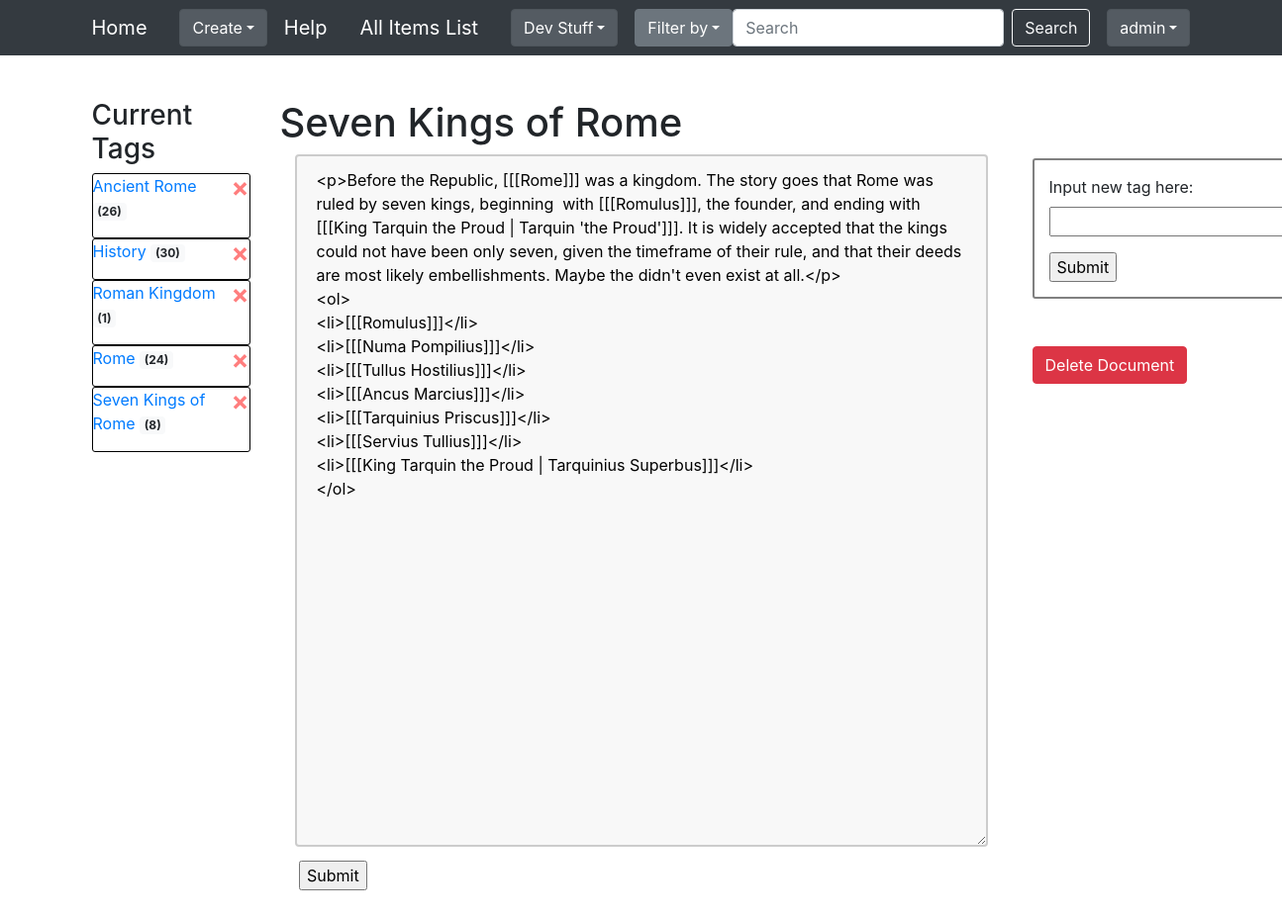
Before: /notesfromxml/document/Seven Kings of Rome/editdoc/ (signed in) with the older database file.
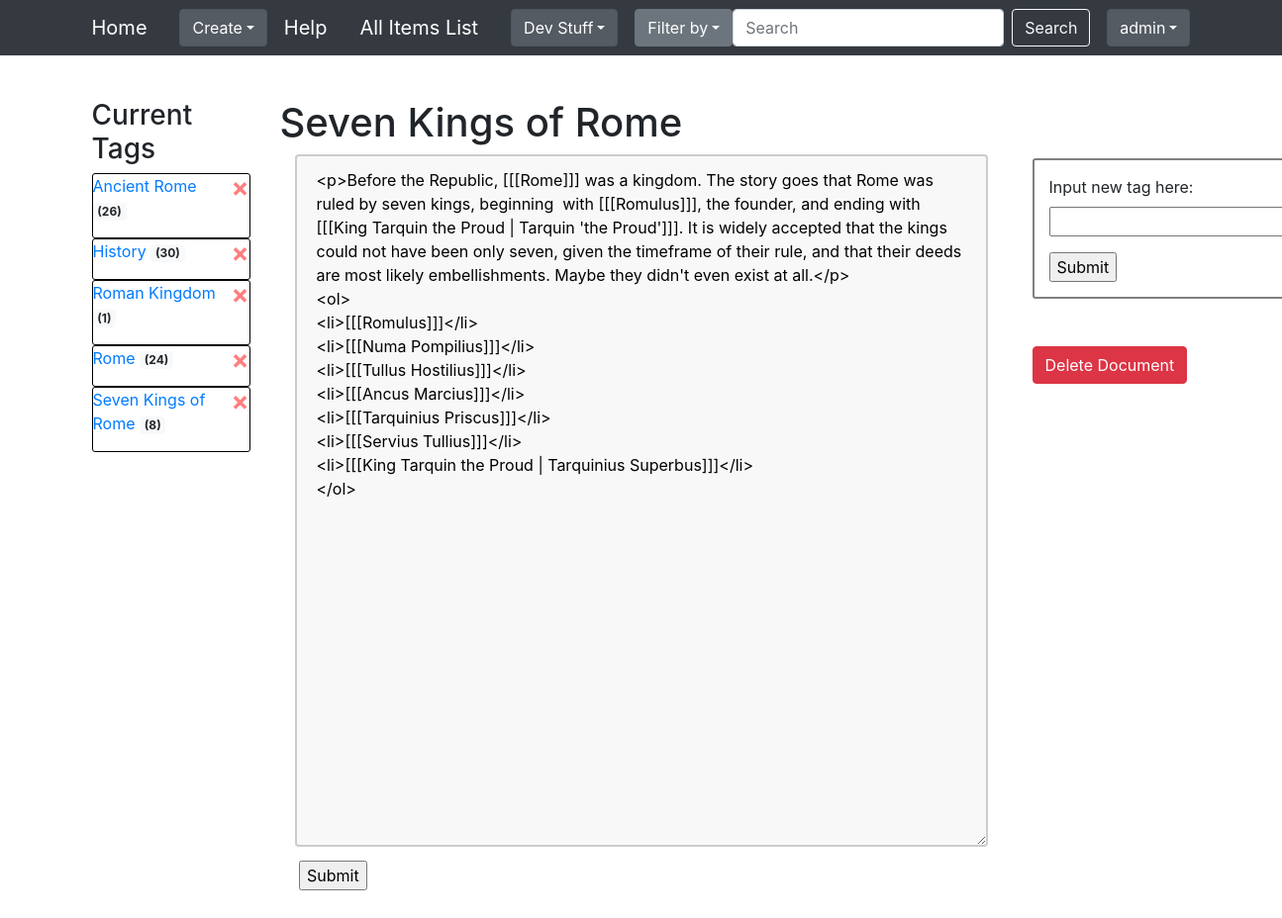
After: the same page with the newer database file.
### notesfromxml/models.py (models this page shows, shortened)
class Document(models.Model):
    document_name = models.TextField()
    document_text = models.TextField()
    def get_all_tags_sorted(self):
        return [tagmap.tag for tagmap in self.tagmap_set.all().order_by('tag__tag_name')]

### notesfromxml/views.py (the view, shortened to what this page needs)
# urls.py: path('document/<str:doc>/editdoc/', views.edit_doc, name='edit_doc'),
@login_required
def edit_doc(request, doc):
    document = Document.objects.get(document_name=doc)
    return render(request, 'notesfromxml/edit-doc.html', {'document': document, 'form': AddTagForm()})

### notesfromxml/forms.py (shortened to what this page needs)
class AddTagForm(forms.ModelForm):
    tag_name = forms.CharField(label='Input new tag here:')  # The tag to be added.
    current_document = forms.CharField(widget=forms.HiddenInput(),
                                       required=False)  # The document that the tag gets added to.
    current_image = forms.CharField(widget=forms.HiddenInput(),
                                    required=False)  # The document that the tag gets added to.
    class Meta:
        model = Tag
        fields = ['tag_name']

### notesfromxml/models.py (called while the page is built)
    def get_nr_of_docs_with_tag(self):
        return self.tagmap_set.count()

### notesfromxml/templates/notesfromxml/edit-doc.html (shortened to what this page needs)
{% extends 'notesfromxml/base.html' %}
{% load static %}
{%  block head_css_page %}
    <link rel="stylesheet" type="text/css" href="{% static 'notesfromxml/css/edit-doc.css' %}" />
 {% endblock head_css_page %}
{% block content %}
<div class="container">
    <div class="row">
        <div class="col-sm-2">
            <div class="sidebar-module">
                <h3>Current Tags</h3>
                {% for tag in document.get_all_tags_sorted %}
                    <div id="id-div-tag-container">
                        <div class="div-tag-input-container">
                            <div class="div-tag-name">
                                <p>
                                    <a href="{% url 'notesfromxml:display_tag' tag.tag_name %}">
                                        {{ tag.tag_name }}
                                    </a>
                                    <span class="badge badge-light"> ({{ tag.get_nr_of_docs_with_tag }})</span>
                                </p>
                            </div>
                            <div class="div-red-x-container">
                                <button class="close" data-toggle="modal" data-target="#removeTagModal">
                                    <span style="color:red; font-size:20pt;">&times;</span>
                                </button>
                            </div>
                        </div>
                    </div>
                {% endfor %}
            </div>
        </div>
        <div class="col-sm-8">
            <div>
                <h1>{{ document.document_name }}</h1>
            </div>
            <div id="div-container-edit-document">
                <div id="div-container-edit-document-text">
                    <form action="{% url 'notesfromxml:edit_doc' document.document_name %}" method="post" id="id-form-change-document-text">
                        <div id="div-container-document-submit">
                            <label>
                                <textarea id="id-textarea-change-document-text" form="id-form-change-document-text" name="name_textarea_edit_document_text" >{{ document.document_text }}</textarea>
                            </label>
                            <div id="div-container-edit-document-submit-button">
                                <input type="submit" value="Submit">
                            </div>
                        </div>
                    </form>
                </div>
            </div>
        </div>
        <div class="col-sm-2">
            <div id="id-container-add-tag">
                <form action="{% url 'notesfromxml:edit_doc' document.document_name %}" method="post">
                    <div>
                        {{ form.as_p }}
                        <input type="submit" />
                    </div>
                </form>
            </div>
            <div id="id-div-container-delete-document">
                <button type="button" class="btn btn-danger" data-toggle="modal" data-target="#deleteDocumentModal">
                    Delete Document
                </button>
            </div>
        </div>
    </div>
</div>
{% endblock content %}

Changed rows visible on the page:
changed Document "Seven Kings of Rome": name_textarea_edit_document_text "…most likely embellishments. Maybe the didn't even exist at…" → "…most likely embellishments. Maybe they didn't even exist at…"
